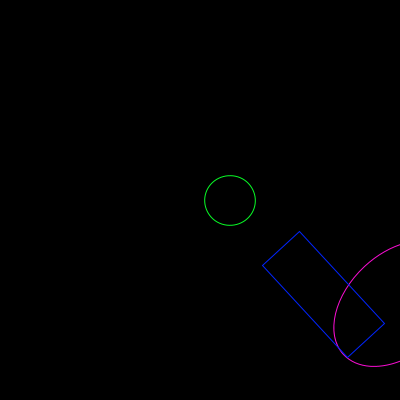
Frame 1 (no input)
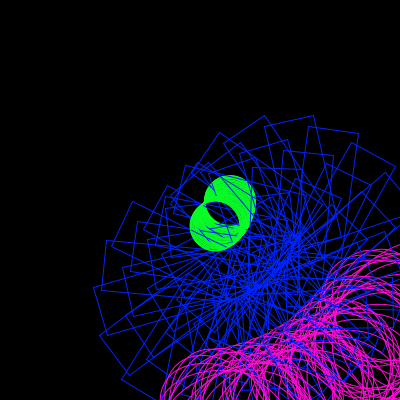
Frame 60 (the mouse pressed at the canvas centre just before this capture)
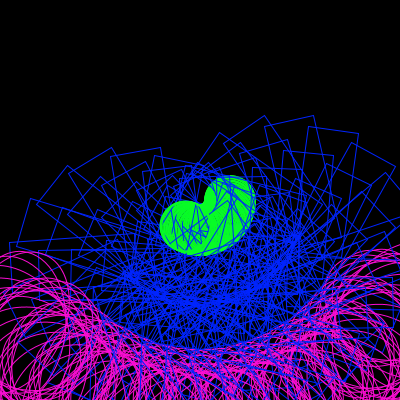
Frame 120 (the mouse held since frame 60 and released just before this capture)

The Processing sketch that drew these frames (run headless with seeded random() and noise(); from frame 60 on, the mouse is pressed at the canvas centre):

// Processing sketch: processing_38171
// ── processing_38171.pde

void setup() {
  size(400, 400);
  background(0);
}

//set counters to track rotation
int i = 1; //primary rotation
int j = 1; //rotation at the radius

void draw() {
  noFill();

  pushMatrix();
  stroke(250,13,211);
  translate(width/2, height/2);  //move the origin to the center
  rotate(radians(i));          //rotate from the center, convert degrees to radians
  translate(200, 100);             //set the radius
  rotate(radians(j + 45));     //rotate the ellipse about the next axis
  ellipse(0, 0, 100, 150);          //draw the ellipse
  popMatrix();

  pushMatrix();
  stroke(0,36,255);
  translate(width/2, height/2);
  rotate(radians(i));
  translate(100, 30);
  rotate(radians(j+45));
  rect(0, 0, 125, 50);
  popMatrix();
  
  pushMatrix();
  stroke(8,252,38);
  translate(width/2, height/2);
  rotate(radians(i));
  translate(30,0);
  rotate(radians(j+ 45));
  ellipse(0,0,50,50);
  popMatrix();

  //increment the rotation
  j+=20;
  i++;
}
